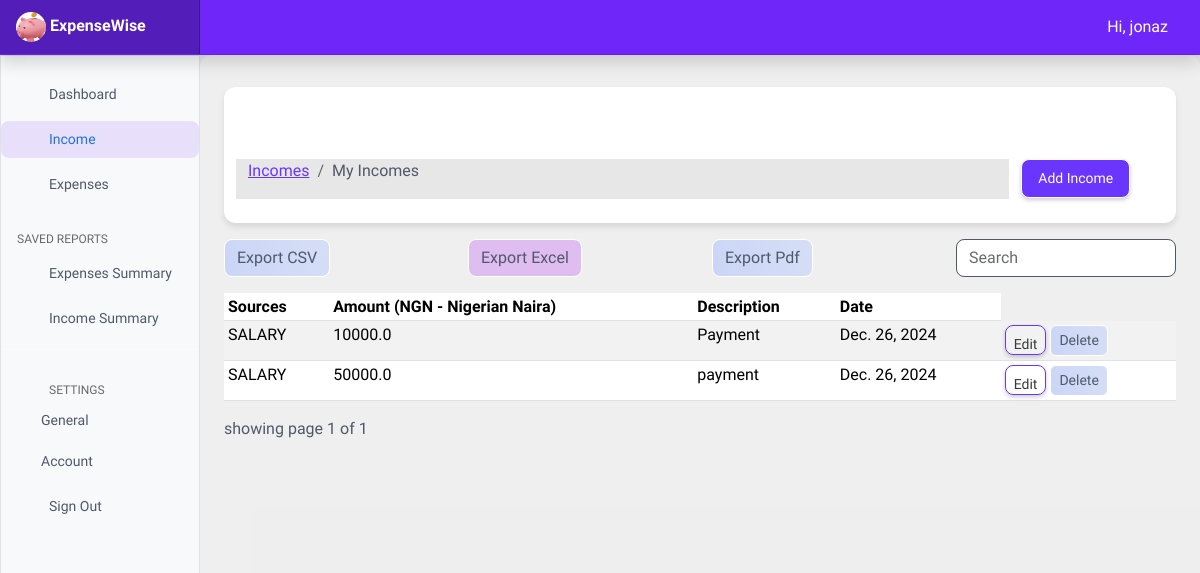
The page /Income/ (signed in) on the database as committed earlier.
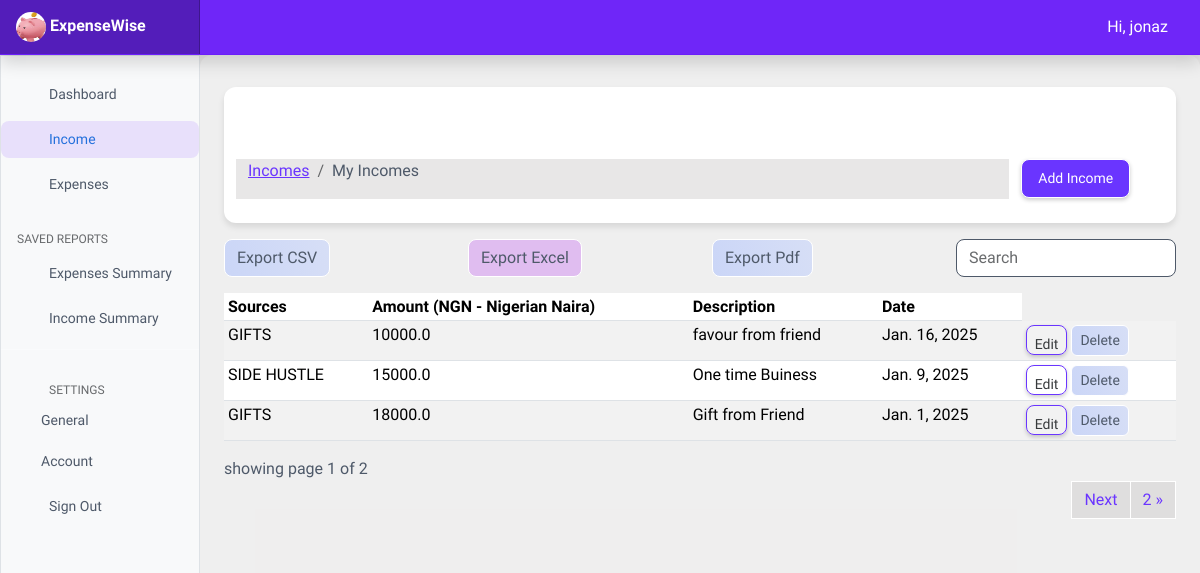
The same page on the database as committed later.
### userpreferences/models.py (models this page shows, shortened)
class UserPreference(models.Model):
    user = models.OneToOneField(to=User, on_delete=models.CASCADE)
    currency = models.CharField(max_length=255, blank=True, null=True)

### userincome/models.py (models this page shows, shortened)
class UserIncome(models.Model):
    amount = models.FloatField()
    date = models.DateField(default=now)
    description = models.TextField()
    owner = models.ForeignKey(to=User, on_delete=models.CASCADE)
    source = models.CharField(max_length=200)
    class Meta:
        ordering = ['-date']

### userincome/views.py (the view)
# urls.py: path('', views.index, name='expenses'),
@login_required(login_url='authentication/login')
def index(request):
    sources = Source.objects.all()
    income = UserIncome.objects.filter(owner=request.user)
    paginator = Paginator(income, 3)
    page_number = request.GET.get('page')
    page_obj = Paginator.get_page(paginator, page_number)
    currency = currency = UserPreference.objects.get_or_create(user=request.user)[0].currency
    context = {
        'sources': sources,
        'income': income,
        'page_obj': page_obj,
        'currency': currency,
    }
    print(sources)
    return render(request, 'income/index.html', context)

### userincome/models.py (called while the page is built)
    def __str__(self):
        return self.name

### templates/income/index.html (shortened to what this page needs)
{% extends 'base.html' %}
{% load static %}
{% block content %}
<div class="container mt-2">
  <div class="row mt-5">
      <div class="col-md-10 bread-crumb">
        <nav aria-label="breadcrumb">
          <ol class="breadcrumb">
            <li class="breadcrumb-item"><a href="#">Incomes</a></li>
            <li class="breadcrumb-item active" aria-current="page">My Incomes</li>
          </ol>
        </nav>
      </div>
      <div class="col-md-2">
          <a href="{% url 'add-income' %}" class="btn btn-primary btn-sm add-btn">Add Income</a>
      </div>
  </div>
</div>
<div class="row mt-3 ">
  <div class="col-md-3">
    <a href="{% url 'export-csv' %}" class="btn csv-btn">Export CSV</a>
  </div>
  <div class="col-md-3">
    <a href="{% url 'export-excel' %}" class="btn excel-btn">Export Excel</a>
  </div>
  <div class="col-md-3">
    <a href="{% url 'export-pdf' %}" class="btn  pdf-btn">Export Pdf</a>
  </div>
  <div class="col-md-3">
    <div class="form-group">
        <input type="text" class="form-control search-wrapper" placeholder="Search" id="searchField">
    </div>
  </div>
</div>
{% if income.count %}
<div class="app-table mt-3">
  <table class="table table-striped table-sm table-hover">
    <thead>
      <tr>
        <th>Sources</th>
        <th>Amount ({{ currency }})</th>
        <th>Description</th>
        <th>Date</th>
      </tr>
    </thead>
    <tbody>
      {% for income in page_obj %}
      <tr>
        <td>{{ income.source }}</td>
        <td>{{ income.amount}}</td>
        <td>{{ income.description }}</td>
        <td>{{ income.date}}</td>
        <td>
          <a href="{% url 'income-edit' income.id %}"
          class="btn btn-sm edit-btn">
            <span class="button-text">Edit</span>
          </a>
          <form id="deleteForm" method="POST" style="display: inline;">
            <button type="button" class="btn btn-sm delete-btn" data-bs-toggle="modal" data-bs-target="#deleteModal" data-income-id="{{ income.id }}">
              <span class="button-text">Delete</span>
            </button>
        </td>
      </tr>
      {% endfor %}
      </tbody>
  </table>
</div>
<div class="pagination-container">
  <div class="page-num">
    showing page {{ page_obj.number}} of {{ page_obj.paginator.num_pages }}
  </div>
  <ul class="pagination justify-content-end ">
    {% if page_obj.has_next %}
    <li class="page-item"><a class="page-link" href="?page={{ page_obj.next_page_number }}">Next</a></li>
    <li class="page-item"><a class="page-link" href="?page={{ page_obj.paginator.num_pages }}">{{ page_obj.paginator.num_pages}} &raquo;</a></li>
    {% endif %}
  </ul>
</div>
{% endif %}
{% endblock %}

### templates/base.html (shortened to what this page needs)
{% load static %}
<html lang="en" data-bs-theme="auto">
  <head>
    <link href="{% static 'css/bootstrap.min.css' %}" rel="stylesheet">
    <link href="{% static 'css/main.css' %}" rel="stylesheet">
    <link href="https://cdn.jsdelivr.net/npm/bootstrap-icons@1.10.5/font/bootstrap-icons.min.css" rel="stylesheet">
    <link href="{% static 'css/sidebar.css' %}" rel="stylesheet">
  </head>
  <body>
<header class="navbar sticky-top bg-dark flex-md-nowrap p-0 shadow" data-bs-theme="dark">
  <a class="navbar-brand col-md-3 col-lg-2 me-0 px-3 fs-6 text-white" href="#">  <img src="{% static 'images/piggy.png' %}" alt="website logo" height="30" width="30" style="border-radius: 36px;">
    ExpenseWise</a>
  <ul class="navbar-nav px-3">
    <li class="nav-item text-nowrap">
      <span class="nav-link px-3 text-white" type="button">
        Hi, {{ request.user.username }}
    </li>
  </ul>
</header>
<div class="container-fluid">
  <div class="row">
    {% include 'partials/_sidebar.html' %}
    <main class="col-md-9 ms-sm-auto col-lg-10 px-md-4">
      {% block content %}
      {% endblock %}
    </main>
  </div>
</div>
  </body>
</html>

### templates/partials/_sidebar.html (shortened to what this page needs)
{% load static %}
<div class="sidebar border border-right col-md-3 col-lg-2 p-0 bg-body-tertiary">
  <div class="offcanvas-md offcanvas-end bg-body-tertiary" tabindex="-1" id="sidebarMenu" aria-labelledby="sidebarMenuLabel">
    <div class="offcanvas-body d-md-flex flex-column p-0 pt-lg-3 overflow-y-auto">
      <ul class="nav flex-column">
        <li class="nav-item">
          <a class="nav-link d-flex align-items-center gap-2" aria-current="page" href="{% url 'dashboard_stats' %}">
            <svg class="bi"><use xlink:href="#house-fill"/></svg>
            Dashboard
          </a>
        </li>
        <li class="nav-item">
          <a class="nav-link d-flex align-items-center gap-2" href="{% url 'income' %}">
            <svg class="bi"><use xlink:href="#file-earmark"/></svg>
            Income
          </a>
        </li>
        <li class="nav-item">
          <a class="nav-link d-flex align-items-center gap-2" href="{% url 'expenses' %}">
            <svg class="bi"><use xlink:href="#graph-up"/></svg>
            Expenses
          </a>
        </li>
      <h6 class="sidebar-heading d-flex justify-content-between align-items-center px-3 mt-4 mb-1 text-body-secondary text-uppercase">
        <span>Saved reports</span>
        <a class="link-secondary" href="#" aria-label="Add a new report">
          <svg class="bi"><use xlink:href="#plus-circle"/></svg>
        </a>
      </h6>
      <ul class="nav flex-column mb-auto">
        <li class="nav-item">
          <a class="nav-link d-flex align-items-center gap-2" href="{% url 'stats' %}">
            <svg class="bi"><use xlink:href="#file-earmark-text"/></svg>
            Expenses Summary
          </a>
        </li>
      </ul>
      <ul class="nav flex-column mb-auto">
        <li class="nav-item">
          <a class="nav-link d-flex align-items-center gap-2" href="{% url 'income_stats' %}">
            <svg class="bi"><use xlink:href="#file-earmark-text"/></svg>
            Income Summary
          </a>
        </li>
      </ul>
      <hr class="my-2">
      <ul class="nav flex-column mb-auto">
        <li class="nav-item">
          <h6 class="sidebar-heading d-flex gap-2 align-items-center px-3 mt-4 mb-1 text-body-secondary text-uppercase">
            <svg class="bi"><use xlink:href="#gear-wide-connected"/></svg>
            <span>Settings</span>
          </h6>
          <a class="nav-link d-flex align-items-center gap-2 mx-4" href="{% url 'preferences' %}">
            General
          </a>
          <a class="nav-link d-flex align-items-center gap-2 mx-4" href="#">
            Account
          </a>
        </li>
        <form action="{% url 'logout' %}" method="POST">
          <button type="submit" class="nav-link d-flex align-items-center gap-2">
            <svg class="bi"><use xlink:href="#door-closed"/></svg>Sign Out
          </button>
        </form>
      </ul>
    </div>
  </div>
</div>

### templates/partials/messages.html (shortened to what this page needs)
{% load static %}

### static/css/main.css (style rules this page uses)
:root { --primary: rgb(255, 255, 255); --button-color: #6A35FF; --secondary: #6f26f8; --hover-color: rgba(90, 0, 255, 0.1); --dark-bg: #1A1A1A; --darker-bg: #121212; --light-text: #FFFFFF; --gray-text: rgb(78, 89, 105); --body-color: #c4c2c265; }
.bi { vertical-align: -.125em; fill: currentColor; }
body { background-color: var(--body-color); color: var(--light-text); }
.container { background-color: var(--primary); border-radius: 12px; padding: 24px; box-shadow: 0 4px 6px rgba(0, 0, 0, 0.1); }
.csv-btn, .pdf-btn { background: linear-gradient(250deg, rgb(214, 222, 246) 4.03%, rgb(203, 214, 247) 95.89%); color: var(--gray-text); border-color: var(--primary); }
.excel-btn, .excel-btn:hover { color: var(--gray-text); border-color: var(--primary); background-color: rgba(203, 125, 239, 0.447); }
.add-btn, .submit-btn { border-color: var(--primary); background: var(--button-color); box-shadow: 0 2px 0 rgba(105, 5, 255, 0.06); color: var(--light-text); }
.bread-crumb { background-color: var(--body-color); }
.breadcrumb-item a { color: var(--button-color); }
.breadcrumb-item.active { color: var(--gray-text); }
.table { color: var(--light-text); }
.table-striped tbody tr:nth-of-type(odd) { background-color: rgba(90, 0, 255, 0.05); }
.search-wrapper { background-color: var(--primary) !important; border-color: 1px solid var(--dark-bg) !important; color: var(--gray-text) !important; border-radius: 8px !important; }
.pagination .page-link { background-color: var(--body-color); border-color: var(--primary); color: var(--button-color); }
.page-num { color: var(--gray-text); }
.btn { border-radius: 8px; transition: transform 0.2s ease; }
.btn-sm { border-radius: 6px; }
.btn-primary, .btn-secondary, .btn-danger { padding: 8px 16px; border-radius: 8px; box-shadow: 0 2px 4px rgba(0, 0, 0, 0.2); }
.edit-btn { padding: 8px 8px; border-radius: 8px; box-shadow: 0 2px 4px rgba(0, 0, 0, 0.2); background-color: transparent; border: var(--button-color) 1px solid; height: 30px; }
.delete-btn { background: linear-gradient(250deg, rgb(214, 222, 246) 4.03%, rgb(203, 214, 247) 95.89%); color: var(--gray-text); border-color: var(--primary); }
.navbar { background-color: var(--secondary) !important; border-bottom: 1px solid rgba(90, 0, 255, 0.2); }
.navbar-brand { color: var(--light-text) !important; font-weight: bold; font-size: 1.5rem; }
.sidebar { background-color: var(--darker-bg); border-right: 1px solid rgba(90, 0, 255, 0.2); min-height: 100vh; height: 100%; }
.sidebar .nav-link { color: var(--gray-text); border-radius: 8px; margin: 4px 0; transition: all 0.2s ease; }
.sidebar .nav-link.active { background-color: var(--hover-color); color: var(--gray-text); }
.bi { color: var(--button-color); margin-right: 8px; }
main { background-color: #ffffff55; border-radius: 12px; margin-top: 16px; padding: 24px; }
.navbar-nav .nav-link { color: var(--light-text) !important; padding: 8px 16px; }

Rows that differ between the two databases and show on the page:
no longer on this page (row unchanged): UserIncome: source "SALARY", amount "10000.0", description "Payment", date "Dec. 26, 2024"
no longer on this page (row unchanged): UserIncome: source "SALARY", amount "50000.0", description "payment", date "Dec. 26, 2024"
added UserIncome: source "GIFTS", amount "10000.0", description "favour from friend", date "Jan. 16, 2025"
added UserIncome: source "SIDE HUSTLE", amount "15000.0", description "One time Buiness", date "Jan. 9, 2025"
added UserIncome: source "GIFTS", amount "18000.0", description "Gift from Friend", date "Jan. 1, 2025"
Other text that changed with them:
{{ page_obj.paginator.num_pages }}: "1" → "2"
{{ page_obj.paginator.num_pages }}: (not shown) → "2"
text now shown: "Next »"
